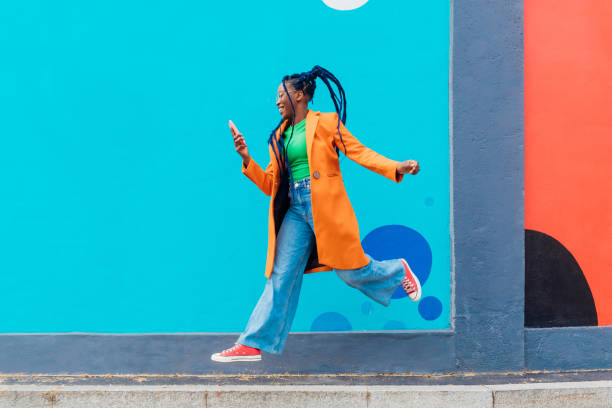
#> input picture DL/ComputerVision/OpenCV/input.jpg, 612 x 408 px
$ jupyter execute histogram.ipynb
#> lines starting #> are read from the running program, lines starting #| are printed output that depends on the picture
[cell 1]
import cv2
import matplotlib.pyplot as plt
import numpy as np

[cell 2]
image = cv2.imread("./input.jpg")
#> image is the input picture: shape (408, 612, 3); mean B, G, R 178.2, 163.9, 70.6
image_rgb = cv2.cvtColor(image, cv2.COLOR_BGR2RGB)
image_hsv = cv2.cvtColor(image, cv2.COLOR_BGR2HSV)
#> image_hsv: shape (408, 612, 3); mean H, S, V 81.3, 185.4, 202.2
image_gray = cv2.cvtColor(image, cv2.COLOR_BGR2GRAY)
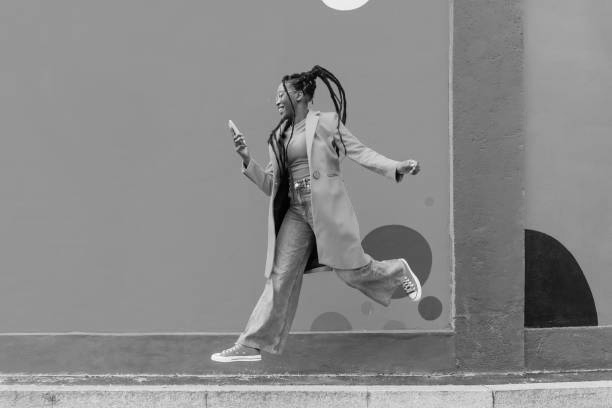
#> image_gray: shape (408, 612); min 0, max 253, mean 137.7

[cell 3]
channels = cv2.split(image_rgb)
colors = ['red','green','blue']

for channel, color in zip(channels, colors):
    hist = cv2.calcHist([channel], [0], None,[256],[0,256])
    plt.plot(hist, color=color)
#> this loop made 3 passes
#> color on passes 1 to 3: 'red', 'green', 'blue'

plt.title("Histogram for RGB Channels")
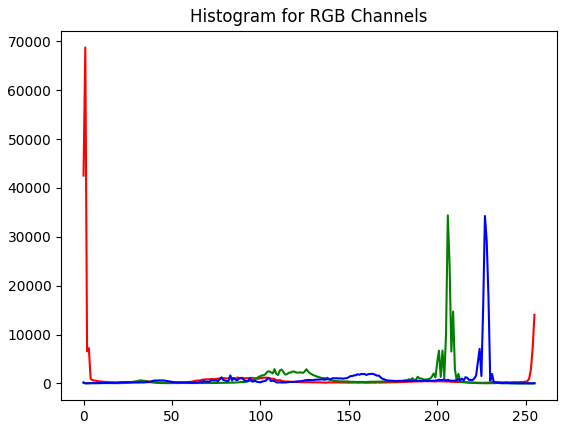
#> figure drawn by matplotlib, 1 panel; curve peaks at x = 1, y = 68779; curve peaks at x = 206, y = 34386; curve peaks at x = 227, y = 34268

[cell 4]
h,s,v = cv2.split(image_hsv)
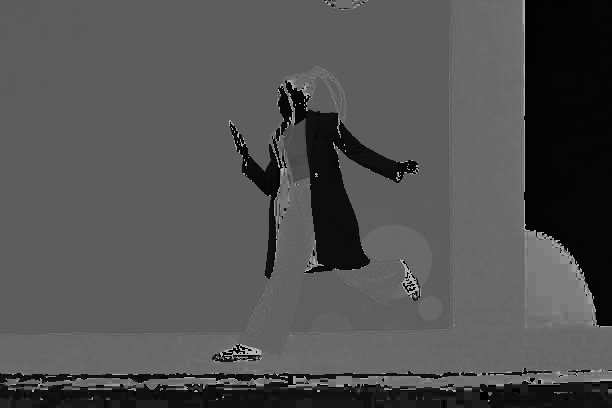
#> h: shape (408, 612); min 0, max 179, mean 81.3
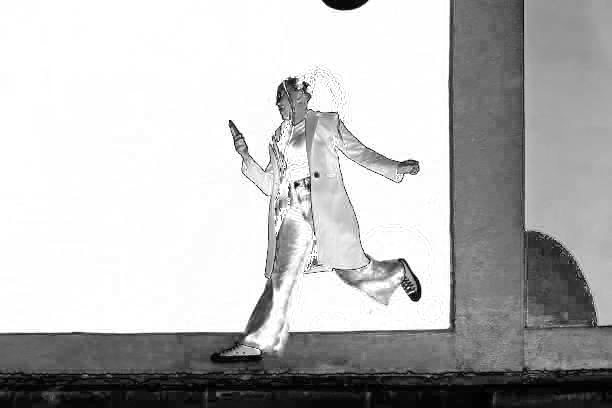
#> s: shape (408, 612); min 0, max 255, mean 185.4
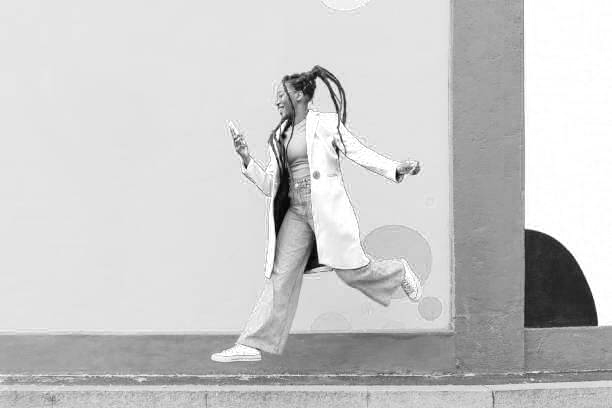
#> v: shape (408, 612); min 2, max 255, mean 202.2

h_hist = cv2.calcHist([h], [0], None,[180],[0,180])
#> h_hist = 180 values, max 111129 at index 93, min 0 at index 27, mean 1387.2
s_hist = cv2.calcHist([s], [0], None,[256],[0,256])
#> s_hist = 256 values, max 68609 at index 254, min 0 at index 1, mean 975.4
v_hist = cv2.calcHist([v], [0], None,[256],[0,256])
#> v_hist = 256 values, max 34400 at index 227, min 0 at index 0, mean 975.4

plt.title("HSV Histogram")
plt.plot(h_hist)
plt.plot(s_hist)
plt.plot(v_hist)
plt.show()
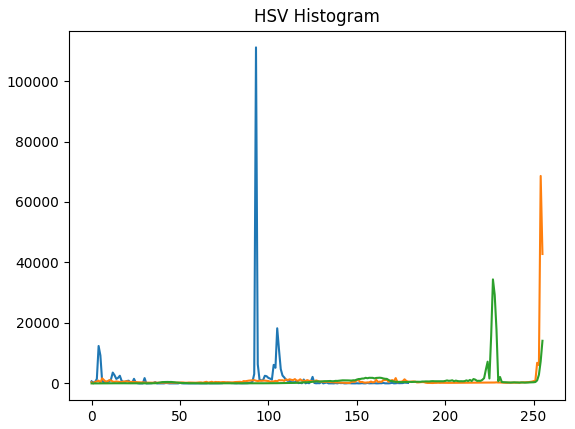
#> figure drawn by matplotlib, 1 panel; curve peaks at x = 93, y = 111129; curve peaks at x = 254, y = 68609; curve peaks at x = 227, y = 34400

### Histogram Equalization

[cell 5]
hist, bins  = np.histogram(image_gray.flatten(),256,[0,256])
#> hist = 256 values, max 36193 at index 147, min 0 at index 252, mean 975.4; bins = 257 values from 0 to 256

# Histogram Equalization
equalized_image = cv2.equalizeHist(image_gray)
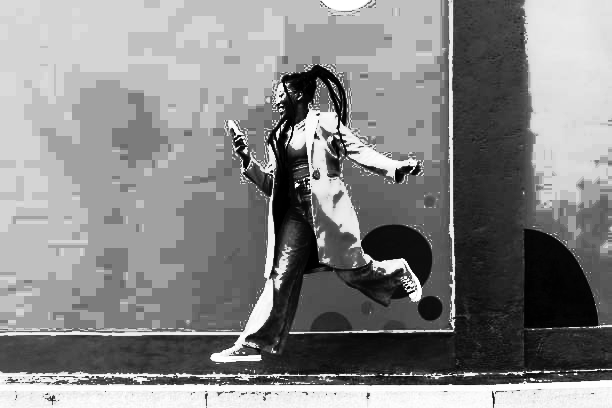
#> equalized_image: shape (408, 612); min 0, max 255, mean 134

equalized_hist, bins = np.histogram(equalized_image.flatten(), 256, [0,256])
#> equalized_hist = 256 values, max 36193 at index 161, min 0 at index 26, mean 975.4

[cell 6]
plt.figure(figsize=(12,6))
plt.subplot(2,2,1)
plt.plot(hist, color='grey')
plt.title("Histogram of input")


plt.subplot(2,2,2)
plt.plot(equalized_hist, color='Blue')
plt.title("Equalized Histogram of input")

plt.tight_layout()
plt.show()
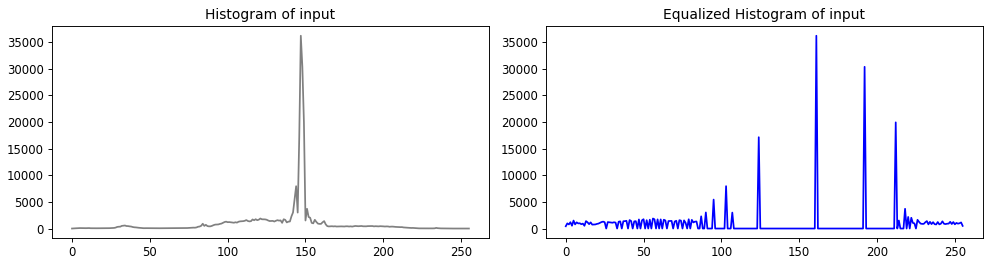
#> figure drawn by matplotlib, 2 panels; panel 1: curve peaks at x = 147, y = 36193; panel 2: curve peaks at x = 161, y = 36193

[cell 7]
image_yuv = cv2.cvtColor(image, cv2.COLOR_BGR2YUV)
#> image_yuv: shape (408, 612, 3); mean of channels 0, 1, 2 137.7, 147.8, 69.5

[cell 8]
image_yuv[:,:,0] = cv2.equalizeHist(image_yuv[:,:,0])
#> image_yuv: shape (408, 612, 3); mean of channels 0, 1, 2 134, 147.8, 69.5

[cell 9]
equalized_image_2 = cv2.cvtColor(image_yuv, cv2.COLOR_YUV2BGR)
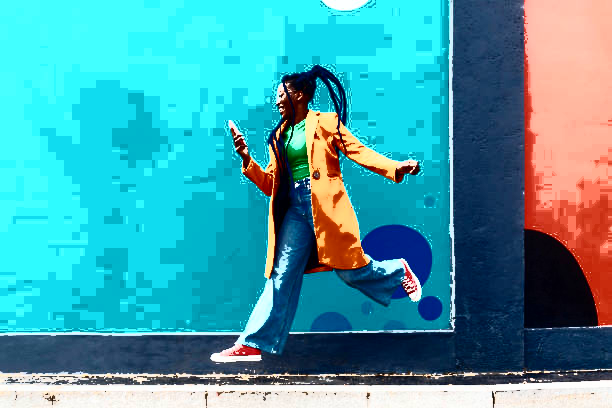
#> equalized_image_2: shape (408, 612, 3); mean B, G, R 169.5, 158.7, 70.1

[cell 10]
equalized_image_rgb = cv2.cvtColor(equalized_image_2, cv2.COLOR_BGR2RGB)

[cell 11]
plt.imshow(equalized_image_rgb)

### CLAHE

[cell 12]
image_gray

[cell 13]
equalized_image = cv2.equalizeHist(image_gray)
clahe = cv2.createCLAHE(clipLimit=2.0, tileGridSize=(4,4))

[cell 14]
clahe_equalized_hist = clahe.apply(image_gray)
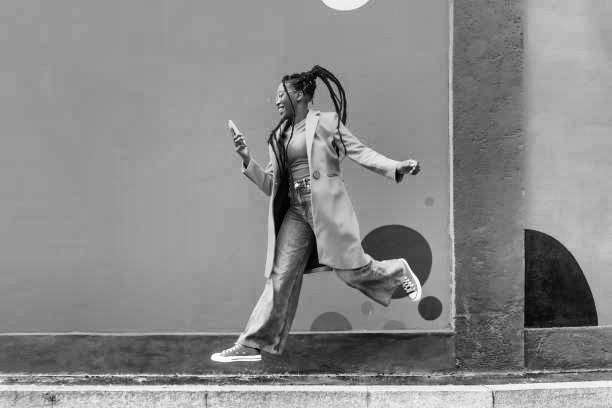
#> clahe_equalized_hist: shape (408, 612); min 1, max 255, mean 138.2

[cell 15]
plt.imshow(equalized_image, cmap='gray')

[cell 16]
plt.imshow(clahe_equalized_hist, cmap='gray')

[cell 17]
plt.figure(figsize=(12,6))
plt.subplot(2,2,1)
plt.imshow(image_gray, cmap='gray')
plt.title("Original Image")


plt.subplot(2,2,2)
plt.imshow(equalized_image, cmap='gray')
plt.title("Equalized Histogram")

plt.subplot(2,2,3)
plt.imshow(clahe_equalized_hist, cmap='gray')
plt.title("Clahe Equalized Histogram")

plt.tight_layout()
plt.show()
